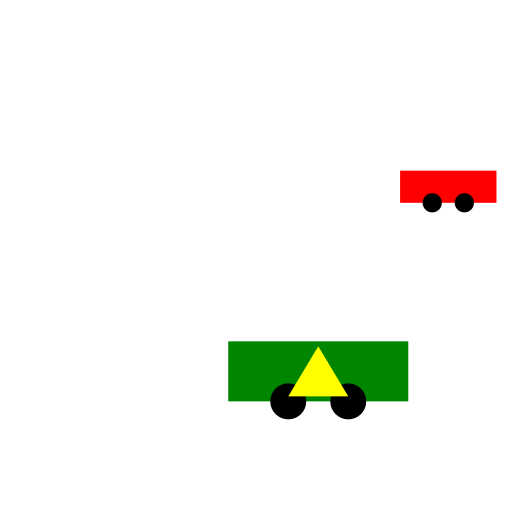
Frame 1 (no input)
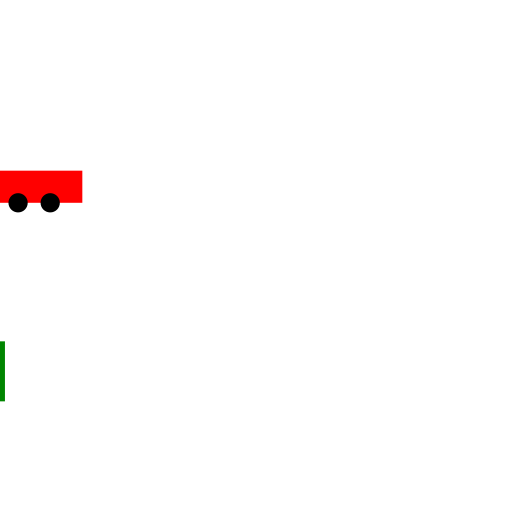
Frame 60 (the mouse pressed at the canvas centre just before this capture)
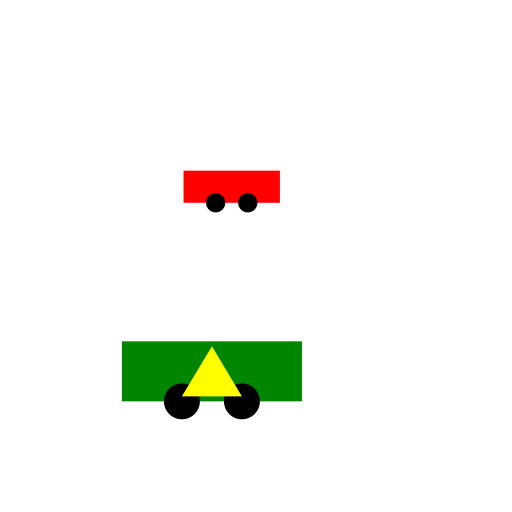
Frame 120 (the mouse held since frame 60 and released just before this capture)

The Processing sketch that drew these frames (run headless with seeded random() and noise(); from frame 60 on, the mouse is pressed at the canvas centre):

// Processing sketch: EsercizioAuto
// ── EsercizioAuto.pde
Auto auto;
AutoElettrica autoelett;

void setup(){
  size(512,512);
  reset();
}

void draw(){
  background(255);
  auto.run();
  autoelett.run();
}

void reset(){
    auto = new Auto();
    autoelett = new AutoElettrica();
}

void keyPressed(){
  if(key == 'r' || key == 'R'){
    reset();
  }
}

// ── Auto.pde
class Auto{

  //Attributi
  float w, h, posX, posY, vX;
  float diameter;
  
  //Costruttore
  Auto(){
      vX = random(2,4);
      
      w = random(60,200);
      h = w/3;
      
      posX = random(w, width-w);
      posY = height / 3.0; //CHIARIRE PERCHè NON HO CAPITO
      
      diameter = w / 5.0;
  }
  
  //Metodi
  void display(){
    noStroke();
    
    fill(255,0,0);
    rectMode(CORNER);
    rect(posX,posY, w,h);
    
    fill(0);
    ellipse((posX + (w / 3.0)), (posY + h), diameter, diameter); // Ruota 1
    ellipse((posX + (w * 2 / 3.0)), (posY + h), diameter, diameter); // Ruota 2
  }
  
  void move(){
   posX += vX;
    if(posX >= width){
      posX = -w;
    }
  }
  
  void run(){
    display();
    move();
  }
  
}

// ── AutoElettrica.pde
class AutoElettrica extends Auto{

  //Attributi
  color c;
  
  //Costruttore
  AutoElettrica(){
    super(); // 1. Chiama il costruttore di Auto (crea w, h, posX, ecc.)
    
    // 2. Sovrascrivi solo quello che deve essere diverso
    vX = vX * 2; 
    posY = (height * 2) / 3.0; // Questa va in basso
    c = color(0, random(30, 255), 0); // Colore verde random
  }
  
   void display(){
    noStroke();
    fill(c);
    rectMode(CORNER);
    rect(posX,posY, w,h);
    
    fill(0);
    ellipse((posX + (w / 3.0)), (posY + h), diameter, diameter); // Ruota 1
    ellipse((posX + (w * 2 / 3.0)), (posY + h), diameter, diameter); // Ruota 2
    
    //Triangolo equilatero giallo al centro dell'auto
    fill(255,255,0);
    triangle((posX+w/2), (posY+5), posX + (w/3.0), (posY+h-5), posX + (w*2/3.0), (posY+h-5));
    }
    
 }
